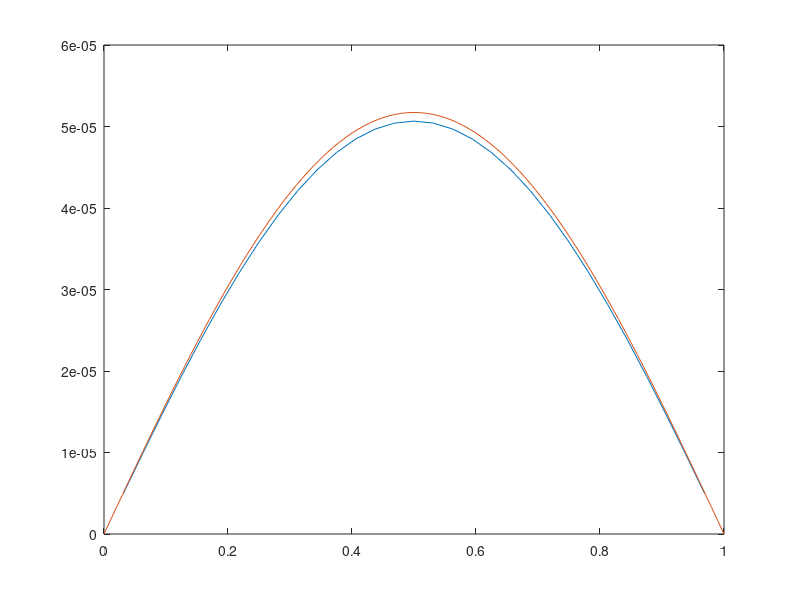

The MATLAB source for this figure:
N=32;
h=1/N;
x=0+h:h:1;

r=1/2;

yVec=zeros(N-1,1);
yNewVec=zeros(N-1,1);

for i=1:length(x)-1
    yVec(i)=sin(pi*x(i));
end

for n=0:r*h^2:1
  yNewVec(1)=yVec(1)+r*(yVec(2)-2*yVec(1));
  yNewVec(2:N-2)=yVec(2:N-2)+r*(yVec(3:N-1)-2*yVec(2:N-2)+yVec(1:N-3));
  yNewVec(N-1)=yVec(N-1)+r*(-2*yVec(N-1)+yVec(N-2));
  yVec=yNewVec;
end

X=0:0.01:1;
Y=exp(-pi^2).*sin(pi*X);

plot(x(1:31),yVec(:,length(n)),X,Y);
